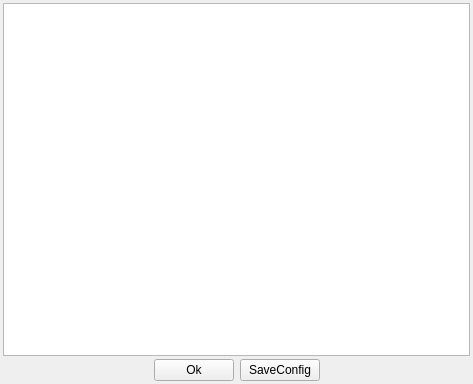
<?xml version="1.0" encoding="UTF-8"?>
<ui version="4.0">
 <class>AngKemmCDriverPara</class>
 <widget class="QWidget" name="AngKemmCDriverPara">
  <property name="geometry">
   <rect>
    <x>0</x>
    <y>0</y>
    <width>473</width>
    <height>384</height>
   </rect>
  </property>
  <property name="windowTitle">
   <string>AngKemmCDriverPara</string>
  </property>
  <layout class="QVBoxLayout" name="verticalLayout">
   <property name="spacing">
    <number>3</number>
   </property>
   <property name="leftMargin">
    <number>3</number>
   </property>
   <property name="topMargin">
    <number>3</number>
   </property>
   <property name="rightMargin">
    <number>3</number>
   </property>
   <property name="bottomMargin">
    <number>3</number>
   </property>
   <item>
    <widget class="AngKTableView" name="DriverTableView">
     <property name="minimumSize">
      <size>
       <width>455</width>
       <height>200</height>
      </size>
     </property>
    </widget>
   </item>
   <item>
    <widget class="QWidget" name="widget" native="true">
     <layout class="QHBoxLayout" name="horizontalLayout">
      <property name="leftMargin">
       <number>0</number>
      </property>
      <property name="topMargin">
       <number>0</number>
      </property>
      <property name="rightMargin">
       <number>0</number>
      </property>
      <property name="bottomMargin">
       <number>0</number>
      </property>
      <item>
       <spacer name="horizontalSpacer">
        <property name="orientation">
         <enum>Qt::Horizontal</enum>
        </property>
        <property name="sizeHint" stdset="0">
         <size>
          <width>147</width>
          <height>20</height>
         </size>
        </property>
       </spacer>
      </item>
      <item>
       <widget class="QPushButton" name="okButton">
        <property name="text">
         <string>Ok</string>
        </property>
       </widget>
      </item>
      <item>
       <widget class="QPushButton" name="saveConfigButton">
        <property name="text">
         <string>SaveConfig</string>
        </property>
       </widget>
      </item>
      <item>
       <spacer name="horizontalSpacer_2">
        <property name="orientation">
         <enum>Qt::Horizontal</enum>
        </property>
        <property name="sizeHint" stdset="0">
         <size>
          <width>146</width>
          <height>20</height>
         </size>
        </property>
       </spacer>
      </item>
     </layout>
    </widget>
   </item>
  </layout>
 </widget>
 <layoutdefault spacing="6" margin="11"/>
 <customwidgets>
  <customwidget>
   <class>AngKTableView</class>
   <extends>QTableView</extends>
   <header>angktableview.h</header>
  </customwidget>
 </customwidgets>
 <resources/>
 <connections/>
</ui>
